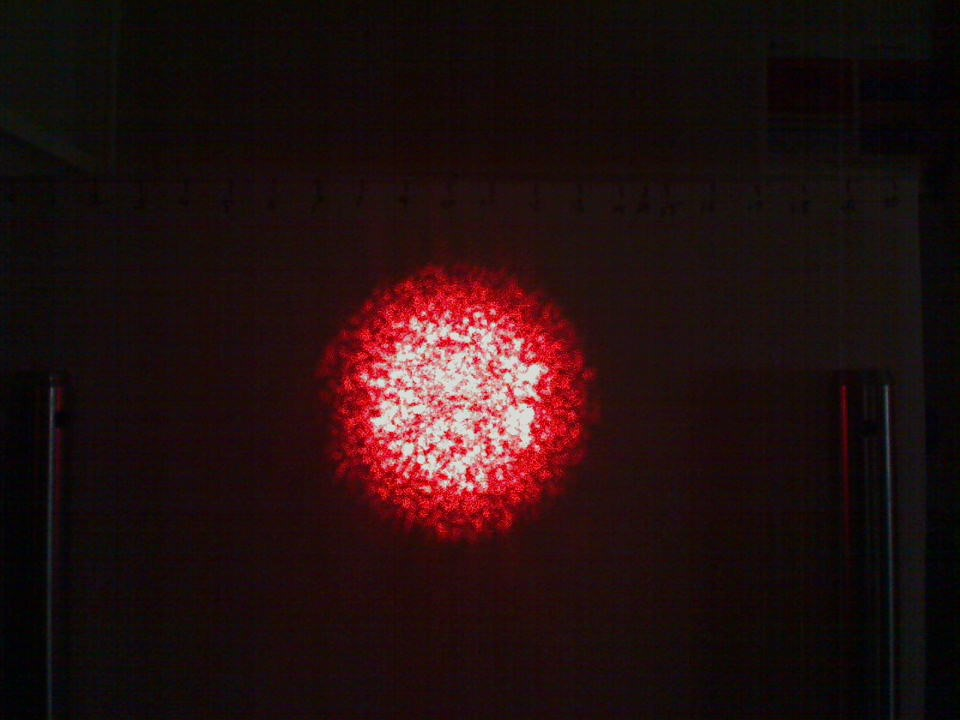
%> input picture 5th Year/PHYS3051/Lab Reports/Optical Fiber/multi10.jpg, 960 x 720 px, given in place of PHYS3051, which was not available
$ octave OF.m   (GNU Octave 9; MATLAB toolbox functions it lacks are replaced by stand-ins)
%> lines starting %> are read from the running program, lines starting %| are printed output that depends on the picture; pictures that were not available may be replaced by others from this repository, and a replacement may not be noted
%this program reads in a jpeg image into matlab and plots the red channel (of
%rgb) values with a 256 point colourmap. Doing this allows you to check
%whether the camera is saturating at the current settings.

%read in the image - put your file path here
data=imread('\PHYS3051', 'jpg');
%> data is the input picture: size 720x960x3 uint8; mean R, G, B 35.2, 15.8, 16.1


%takes the red channel only
spot=data(:,:,1);
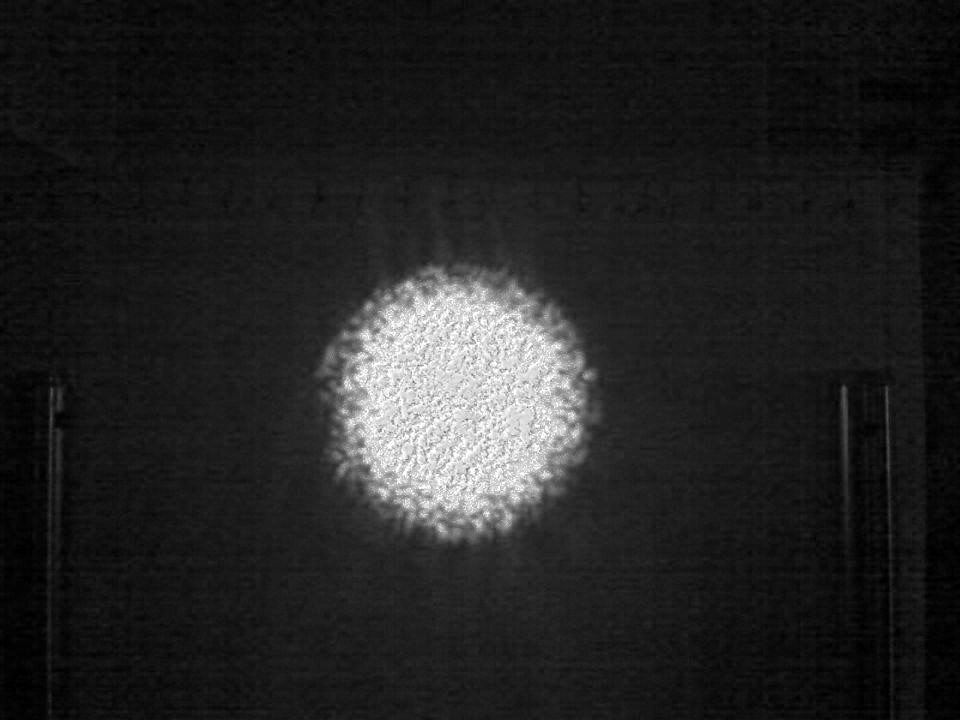
%> spot: size 720x960 uint8; min 0, max 255, mean 35.2

%plot image of red channel counts
figure(1)
image(spot)
colormap(hot(256))
colorbar
grid on
xlabel('pixels')
ylabel('pixels')
title('Red intensity image of output spot.')
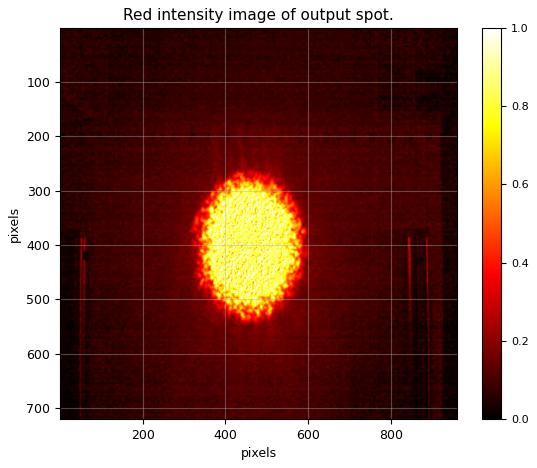
%> figure redrawn from the program's plot data


%user inputs row number for display - ideally this should be a cut through
%the centre of the spot (where the intensity is highest)
userow=input('Choose row number to display    ');
%> the answer given: 1

%this takes the row selected from the red channel data
nacut=spot(userow,:);
%> nacut = 960 values, max 28 at index 767, min 2 at index 922, mean 15.56

%makes a vector of pixel numbers
zs=size(spot);
%> zs = [720 960]
red=1:zs(2);
%> red = 960 values from 1 to 960

%plot the row cut against pixel number
figure(2)
plot(red,nacut(1:length(red)),'.')
grid on
xlabel('x pixels')
ylabel('Red intensity (AU)')
title('Cut through single row of spot image.')
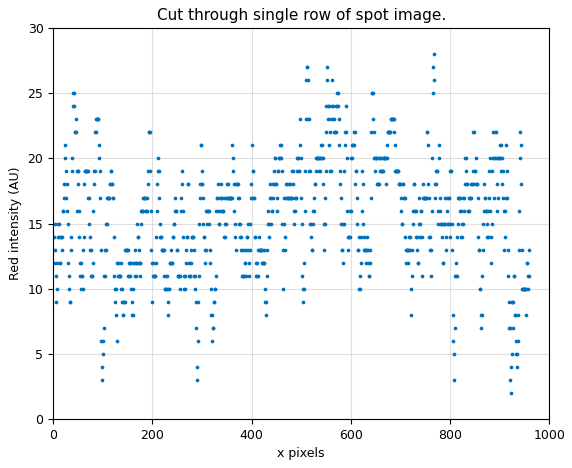
%> figure redrawn from the program's plot data; highest point at x = 767, y = 28
